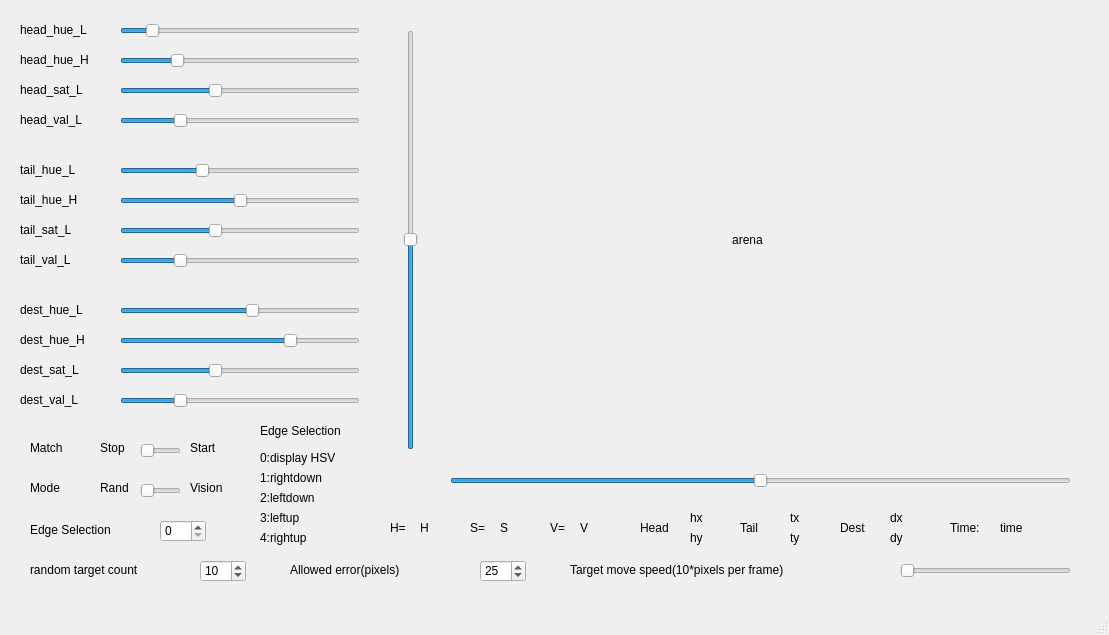
<?xml version="1.0" encoding="UTF-8"?>
<ui version="4.0">
 <class>mainwindow</class>
 <widget class="QMainWindow" name="mainwindow">
  <property name="geometry">
   <rect>
    <x>0</x>
    <y>0</y>
    <width>1109</width>
    <height>635</height>
   </rect>
  </property>
  <property name="windowTitle">
   <string>仪器设计大赛新生组</string>
  </property>
  <widget class="QWidget" name="centralwidget">
   <widget class="QSlider" name="tail_hue_H">
    <property name="geometry">
     <rect>
      <x>120</x>
      <y>190</y>
      <width>240</width>
      <height>22</height>
     </rect>
    </property>
    <property name="maximum">
     <number>180</number>
    </property>
    <property name="value">
     <number>90</number>
    </property>
    <property name="orientation">
     <enum>Qt::Horizontal</enum>
    </property>
   </widget>
   <widget class="QSlider" name="tail_hue_L">
    <property name="geometry">
     <rect>
      <x>120</x>
      <y>160</y>
      <width>240</width>
      <height>22</height>
     </rect>
    </property>
    <property name="maximum">
     <number>180</number>
    </property>
    <property name="value">
     <number>60</number>
    </property>
    <property name="orientation">
     <enum>Qt::Horizontal</enum>
    </property>
   </widget>
   <widget class="QSlider" name="head_val_L">
    <property name="geometry">
     <rect>
      <x>120</x>
      <y>110</y>
      <width>240</width>
      <height>22</height>
     </rect>
    </property>
    <property name="maximum">
     <number>255</number>
    </property>
    <property name="value">
     <number>60</number>
    </property>
    <property name="orientation">
     <enum>Qt::Horizontal</enum>
    </property>
   </widget>
   <widget class="QSlider" name="head_sat_L">
    <property name="geometry">
     <rect>
      <x>120</x>
      <y>80</y>
      <width>240</width>
      <height>22</height>
     </rect>
    </property>
    <property name="maximum">
     <number>255</number>
    </property>
    <property name="value">
     <number>100</number>
    </property>
    <property name="orientation">
     <enum>Qt::Horizontal</enum>
    </property>
   </widget>
   <widget class="QSlider" name="head_hue_H">
    <property name="geometry">
     <rect>
      <x>120</x>
      <y>50</y>
      <width>240</width>
      <height>22</height>
     </rect>
    </property>
    <property name="maximum">
     <number>180</number>
    </property>
    <property name="value">
     <number>40</number>
    </property>
    <property name="orientation">
     <enum>Qt::Horizontal</enum>
    </property>
   </widget>
   <widget class="QSlider" name="head_hue_L">
    <property name="geometry">
     <rect>
      <x>120</x>
      <y>20</y>
      <width>240</width>
      <height>22</height>
     </rect>
    </property>
    <property name="maximum">
     <number>180</number>
    </property>
    <property name="value">
     <number>20</number>
    </property>
    <property name="orientation">
     <enum>Qt::Horizontal</enum>
    </property>
   </widget>
   <widget class="QSlider" name="tail_val_L">
    <property name="geometry">
     <rect>
      <x>120</x>
      <y>250</y>
      <width>240</width>
      <height>22</height>
     </rect>
    </property>
    <property name="maximum">
     <number>255</number>
    </property>
    <property name="value">
     <number>60</number>
    </property>
    <property name="orientation">
     <enum>Qt::Horizontal</enum>
    </property>
   </widget>
   <widget class="QSlider" name="tail_sat_L">
    <property name="geometry">
     <rect>
      <x>120</x>
      <y>220</y>
      <width>240</width>
      <height>22</height>
     </rect>
    </property>
    <property name="maximum">
     <number>255</number>
    </property>
    <property name="value">
     <number>100</number>
    </property>
    <property name="orientation">
     <enum>Qt::Horizontal</enum>
    </property>
   </widget>
   <widget class="QSlider" name="dest_hue_H">
    <property name="geometry">
     <rect>
      <x>120</x>
      <y>330</y>
      <width>240</width>
      <height>22</height>
     </rect>
    </property>
    <property name="maximum">
     <number>180</number>
    </property>
    <property name="value">
     <number>130</number>
    </property>
    <property name="orientation">
     <enum>Qt::Horizontal</enum>
    </property>
   </widget>
   <widget class="QSlider" name="dest_val_L">
    <property name="geometry">
     <rect>
      <x>120</x>
      <y>390</y>
      <width>240</width>
      <height>22</height>
     </rect>
    </property>
    <property name="maximum">
     <number>255</number>
    </property>
    <property name="value">
     <number>60</number>
    </property>
    <property name="orientation">
     <enum>Qt::Horizontal</enum>
    </property>
   </widget>
   <widget class="QSlider" name="dest_sat_L">
    <property name="geometry">
     <rect>
      <x>120</x>
      <y>360</y>
      <width>240</width>
      <height>22</height>
     </rect>
    </property>
    <property name="maximum">
     <number>255</number>
    </property>
    <property name="value">
     <number>100</number>
    </property>
    <property name="orientation">
     <enum>Qt::Horizontal</enum>
    </property>
   </widget>
   <widget class="QSlider" name="dest_hue_L">
    <property name="geometry">
     <rect>
      <x>120</x>
      <y>300</y>
      <width>240</width>
      <height>22</height>
     </rect>
    </property>
    <property name="maximum">
     <number>180</number>
    </property>
    <property name="value">
     <number>100</number>
    </property>
    <property name="orientation">
     <enum>Qt::Horizontal</enum>
    </property>
   </widget>
   <widget class="QLabel" name="q1">
    <property name="geometry">
     <rect>
      <x>20</x>
      <y>20</y>
      <width>90</width>
      <height>20</height>
     </rect>
    </property>
    <property name="text">
     <string>head_hue_L</string>
    </property>
   </widget>
   <widget class="QLabel" name="q2">
    <property name="geometry">
     <rect>
      <x>20</x>
      <y>50</y>
      <width>90</width>
      <height>20</height>
     </rect>
    </property>
    <property name="text">
     <string>head_hue_H</string>
    </property>
   </widget>
   <widget class="QLabel" name="q3">
    <property name="geometry">
     <rect>
      <x>20</x>
      <y>80</y>
      <width>90</width>
      <height>20</height>
     </rect>
    </property>
    <property name="text">
     <string>head_sat_L</string>
    </property>
   </widget>
   <widget class="QLabel" name="q4">
    <property name="geometry">
     <rect>
      <x>20</x>
      <y>110</y>
      <width>90</width>
      <height>20</height>
     </rect>
    </property>
    <property name="text">
     <string>head_val_L</string>
    </property>
   </widget>
   <widget class="QLabel" name="q7">
    <property name="geometry">
     <rect>
      <x>20</x>
      <y>220</y>
      <width>90</width>
      <height>20</height>
     </rect>
    </property>
    <property name="text">
     <string>tail_sat_L</string>
    </property>
   </widget>
   <widget class="QLabel" name="q6">
    <property name="geometry">
     <rect>
      <x>20</x>
      <y>190</y>
      <width>90</width>
      <height>20</height>
     </rect>
    </property>
    <property name="text">
     <string>tail_hue_H</string>
    </property>
   </widget>
   <widget class="QLabel" name="q5">
    <property name="geometry">
     <rect>
      <x>20</x>
      <y>160</y>
      <width>90</width>
      <height>20</height>
     </rect>
    </property>
    <property name="text">
     <string>tail_hue_L</string>
    </property>
   </widget>
   <widget class="QLabel" name="q8">
    <property name="geometry">
     <rect>
      <x>20</x>
      <y>250</y>
      <width>90</width>
      <height>20</height>
     </rect>
    </property>
    <property name="text">
     <string>tail_val_L</string>
    </property>
   </widget>
   <widget class="QLabel" name="q11">
    <property name="geometry">
     <rect>
      <x>20</x>
      <y>360</y>
      <width>90</width>
      <height>20</height>
     </rect>
    </property>
    <property name="text">
     <string>dest_sat_L</string>
    </property>
   </widget>
   <widget class="QLabel" name="q10">
    <property name="geometry">
     <rect>
      <x>20</x>
      <y>330</y>
      <width>90</width>
      <height>20</height>
     </rect>
    </property>
    <property name="text">
     <string>dest_hue_H</string>
    </property>
   </widget>
   <widget class="QLabel" name="q9">
    <property name="geometry">
     <rect>
      <x>20</x>
      <y>300</y>
      <width>90</width>
      <height>20</height>
     </rect>
    </property>
    <property name="text">
     <string>dest_hue_L</string>
    </property>
   </widget>
   <widget class="QLabel" name="q12">
    <property name="geometry">
     <rect>
      <x>20</x>
      <y>390</y>
      <width>90</width>
      <height>20</height>
     </rect>
    </property>
    <property name="text">
     <string>dest_val_L</string>
    </property>
   </widget>
   <widget class="QLabel" name="arena">
    <property name="geometry">
     <rect>
      <x>440</x>
      <y>30</y>
      <width>615</width>
      <height>420</height>
     </rect>
    </property>
    <property name="text">
     <string>arena</string>
    </property>
    <property name="alignment">
     <set>Qt::AlignCenter</set>
    </property>
   </widget>
   <widget class="QSlider" name="match_status">
    <property name="geometry">
     <rect>
      <x>140</x>
      <y>440</y>
      <width>41</width>
      <height>22</height>
     </rect>
    </property>
    <property name="maximum">
     <number>1</number>
    </property>
    <property name="pageStep">
     <number>1</number>
    </property>
    <property name="orientation">
     <enum>Qt::Horizontal</enum>
    </property>
   </widget>
   <widget class="QLabel" name="matchstat">
    <property name="geometry">
     <rect>
      <x>30</x>
      <y>440</y>
      <width>51</width>
      <height>16</height>
     </rect>
    </property>
    <property name="text">
     <string>Match</string>
    </property>
   </widget>
   <widget class="QLabel" name="start">
    <property name="geometry">
     <rect>
      <x>190</x>
      <y>440</y>
      <width>40</width>
      <height>16</height>
     </rect>
    </property>
    <property name="text">
     <string>Start</string>
    </property>
   </widget>
   <widget class="QLabel" name="stop">
    <property name="geometry">
     <rect>
      <x>100</x>
      <y>440</y>
      <width>40</width>
      <height>16</height>
     </rect>
    </property>
    <property name="text">
     <string>Stop</string>
    </property>
   </widget>
   <widget class="QSpinBox" name="pos_sel">
    <property name="geometry">
     <rect>
      <x>160</x>
      <y>520</y>
      <width>46</width>
      <height>22</height>
     </rect>
    </property>
    <property name="maximum">
     <number>4</number>
    </property>
   </widget>
   <widget class="QLabel" name="ww">
    <property name="geometry">
     <rect>
      <x>30</x>
      <y>520</y>
      <width>111</width>
      <height>20</height>
     </rect>
    </property>
    <property name="text">
     <string>Edge Selection</string>
    </property>
   </widget>
   <widget class="QLabel" name="w">
    <property name="geometry">
     <rect>
      <x>260</x>
      <y>420</y>
      <width>111</width>
      <height>21</height>
     </rect>
    </property>
    <property name="text">
     <string>Edge Selection</string>
    </property>
   </widget>
   <widget class="QLabel" name="w0">
    <property name="geometry">
     <rect>
      <x>260</x>
      <y>450</y>
      <width>111</width>
      <height>16</height>
     </rect>
    </property>
    <property name="text">
     <string>0:display HSV</string>
    </property>
   </widget>
   <widget class="QLabel" name="w1">
    <property name="geometry">
     <rect>
      <x>260</x>
      <y>470</y>
      <width>111</width>
      <height>16</height>
     </rect>
    </property>
    <property name="text">
     <string>1:rightdown</string>
    </property>
   </widget>
   <widget class="QLabel" name="w2">
    <property name="geometry">
     <rect>
      <x>260</x>
      <y>490</y>
      <width>111</width>
      <height>16</height>
     </rect>
    </property>
    <property name="text">
     <string>2:leftdown</string>
    </property>
   </widget>
   <widget class="QLabel" name="w3">
    <property name="geometry">
     <rect>
      <x>260</x>
      <y>510</y>
      <width>111</width>
      <height>16</height>
     </rect>
    </property>
    <property name="text">
     <string>3:leftup</string>
    </property>
   </widget>
   <widget class="QLabel" name="w4">
    <property name="geometry">
     <rect>
      <x>260</x>
      <y>530</y>
      <width>111</width>
      <height>16</height>
     </rect>
    </property>
    <property name="text">
     <string>4:rightup</string>
    </property>
   </widget>
   <widget class="QSlider" name="ypos">
    <property name="geometry">
     <rect>
      <x>400</x>
      <y>30</y>
      <width>22</width>
      <height>420</height>
     </rect>
    </property>
    <property name="maximum">
     <number>419</number>
    </property>
    <property name="value">
     <number>210</number>
    </property>
    <property name="orientation">
     <enum>Qt::Vertical</enum>
    </property>
   </widget>
   <widget class="QSlider" name="xpos">
    <property name="geometry">
     <rect>
      <x>450</x>
      <y>470</y>
      <width>621</width>
      <height>22</height>
     </rect>
    </property>
    <property name="maximum">
     <number>614</number>
    </property>
    <property name="value">
     <number>307</number>
    </property>
    <property name="orientation">
     <enum>Qt::Horizontal</enum>
    </property>
   </widget>
   <widget class="QLabel" name="hh">
    <property name="geometry">
     <rect>
      <x>390</x>
      <y>520</y>
      <width>72</width>
      <height>16</height>
     </rect>
    </property>
    <property name="text">
     <string>H=</string>
    </property>
   </widget>
   <widget class="QLabel" name="vv">
    <property name="geometry">
     <rect>
      <x>550</x>
      <y>520</y>
      <width>72</width>
      <height>16</height>
     </rect>
    </property>
    <property name="text">
     <string>V=</string>
    </property>
   </widget>
   <widget class="QLabel" name="ss">
    <property name="geometry">
     <rect>
      <x>470</x>
      <y>520</y>
      <width>72</width>
      <height>16</height>
     </rect>
    </property>
    <property name="text">
     <string>S=</string>
    </property>
   </widget>
   <widget class="QLabel" name="hue">
    <property name="geometry">
     <rect>
      <x>420</x>
      <y>520</y>
      <width>41</width>
      <height>16</height>
     </rect>
    </property>
    <property name="text">
     <string>H</string>
    </property>
   </widget>
   <widget class="QLabel" name="sat">
    <property name="geometry">
     <rect>
      <x>500</x>
      <y>520</y>
      <width>41</width>
      <height>16</height>
     </rect>
    </property>
    <property name="text">
     <string>S</string>
    </property>
   </widget>
   <widget class="QLabel" name="val">
    <property name="geometry">
     <rect>
      <x>580</x>
      <y>520</y>
      <width>41</width>
      <height>16</height>
     </rect>
    </property>
    <property name="text">
     <string>V</string>
    </property>
   </widget>
   <widget class="QLabel" name="HH">
    <property name="geometry">
     <rect>
      <x>640</x>
      <y>520</y>
      <width>72</width>
      <height>15</height>
     </rect>
    </property>
    <property name="text">
     <string>Head</string>
    </property>
   </widget>
   <widget class="QLabel" name="TT">
    <property name="geometry">
     <rect>
      <x>740</x>
      <y>520</y>
      <width>72</width>
      <height>15</height>
     </rect>
    </property>
    <property name="text">
     <string>Tail</string>
    </property>
   </widget>
   <widget class="QLabel" name="DD">
    <property name="geometry">
     <rect>
      <x>840</x>
      <y>520</y>
      <width>72</width>
      <height>15</height>
     </rect>
    </property>
    <property name="text">
     <string>Dest</string>
    </property>
   </widget>
   <widget class="QLabel" name="hx">
    <property name="geometry">
     <rect>
      <x>690</x>
      <y>510</y>
      <width>72</width>
      <height>15</height>
     </rect>
    </property>
    <property name="text">
     <string>hx</string>
    </property>
   </widget>
   <widget class="QLabel" name="hy">
    <property name="geometry">
     <rect>
      <x>690</x>
      <y>530</y>
      <width>72</width>
      <height>15</height>
     </rect>
    </property>
    <property name="text">
     <string>hy</string>
    </property>
   </widget>
   <widget class="QLabel" name="tx">
    <property name="geometry">
     <rect>
      <x>790</x>
      <y>510</y>
      <width>72</width>
      <height>15</height>
     </rect>
    </property>
    <property name="text">
     <string>tx</string>
    </property>
   </widget>
   <widget class="QLabel" name="ty">
    <property name="geometry">
     <rect>
      <x>790</x>
      <y>530</y>
      <width>72</width>
      <height>15</height>
     </rect>
    </property>
    <property name="text">
     <string>ty</string>
    </property>
   </widget>
   <widget class="QLabel" name="dx">
    <property name="geometry">
     <rect>
      <x>890</x>
      <y>510</y>
      <width>72</width>
      <height>15</height>
     </rect>
    </property>
    <property name="text">
     <string>dx</string>
    </property>
   </widget>
   <widget class="QLabel" name="dy">
    <property name="geometry">
     <rect>
      <x>890</x>
      <y>530</y>
      <width>72</width>
      <height>15</height>
     </rect>
    </property>
    <property name="text">
     <string>dy</string>
    </property>
   </widget>
   <widget class="QLabel" name="TTT">
    <property name="geometry">
     <rect>
      <x>950</x>
      <y>520</y>
      <width>72</width>
      <height>15</height>
     </rect>
    </property>
    <property name="text">
     <string>Time:</string>
    </property>
   </widget>
   <widget class="QLabel" name="tim">
    <property name="geometry">
     <rect>
      <x>1000</x>
      <y>520</y>
      <width>72</width>
      <height>15</height>
     </rect>
    </property>
    <property name="text">
     <string>time</string>
    </property>
   </widget>
   <widget class="QLabel" name="mm">
    <property name="geometry">
     <rect>
      <x>30</x>
      <y>480</y>
      <width>51</width>
      <height>16</height>
     </rect>
    </property>
    <property name="text">
     <string>Mode</string>
    </property>
   </widget>
   <widget class="QLabel" name="vision">
    <property name="geometry">
     <rect>
      <x>190</x>
      <y>480</y>
      <width>51</width>
      <height>16</height>
     </rect>
    </property>
    <property name="text">
     <string>Vision</string>
    </property>
   </widget>
   <widget class="QLabel" name="rand">
    <property name="geometry">
     <rect>
      <x>100</x>
      <y>480</y>
      <width>40</width>
      <height>16</height>
     </rect>
    </property>
    <property name="text">
     <string>Rand</string>
    </property>
   </widget>
   <widget class="QSlider" name="mode">
    <property name="geometry">
     <rect>
      <x>140</x>
      <y>480</y>
      <width>41</width>
      <height>22</height>
     </rect>
    </property>
    <property name="maximum">
     <number>1</number>
    </property>
    <property name="pageStep">
     <number>1</number>
    </property>
    <property name="orientation">
     <enum>Qt::Horizontal</enum>
    </property>
   </widget>
   <widget class="QLabel" name="rc">
    <property name="geometry">
     <rect>
      <x>30</x>
      <y>560</y>
      <width>161</width>
      <height>20</height>
     </rect>
    </property>
    <property name="text">
     <string>random target count</string>
    </property>
   </widget>
   <widget class="QSpinBox" name="rand_cnt">
    <property name="geometry">
     <rect>
      <x>200</x>
      <y>560</y>
      <width>46</width>
      <height>22</height>
     </rect>
    </property>
    <property name="maximum">
     <number>20</number>
    </property>
    <property name="value">
     <number>10</number>
    </property>
   </widget>
   <widget class="QSpinBox" name="pixel_error">
    <property name="geometry">
     <rect>
      <x>480</x>
      <y>560</y>
      <width>46</width>
      <height>22</height>
     </rect>
    </property>
    <property name="maximum">
     <number>50</number>
    </property>
    <property name="value">
     <number>25</number>
    </property>
   </widget>
   <widget class="QLabel" name="err">
    <property name="geometry">
     <rect>
      <x>290</x>
      <y>560</y>
      <width>171</width>
      <height>20</height>
     </rect>
    </property>
    <property name="text">
     <string>Allowed error(pixels)</string>
    </property>
   </widget>
   <widget class="QLabel" name="spd">
    <property name="geometry">
     <rect>
      <x>570</x>
      <y>560</y>
      <width>321</width>
      <height>20</height>
     </rect>
    </property>
    <property name="text">
     <string>Target move speed(10*pixels per frame)</string>
    </property>
   </widget>
   <widget class="QSlider" name="dest_spd">
    <property name="geometry">
     <rect>
      <x>900</x>
      <y>560</y>
      <width>171</width>
      <height>22</height>
     </rect>
    </property>
    <property name="maximum">
     <number>30</number>
    </property>
    <property name="orientation">
     <enum>Qt::Horizontal</enum>
    </property>
   </widget>
  </widget>
  <widget class="QMenuBar" name="menubar">
   <property name="geometry">
    <rect>
     <x>0</x>
     <y>0</y>
     <width>1109</width>
     <height>26</height>
    </rect>
   </property>
  </widget>
  <widget class="QStatusBar" name="statusbar"/>
 </widget>
 <resources/>
 <connections/>
</ui>
